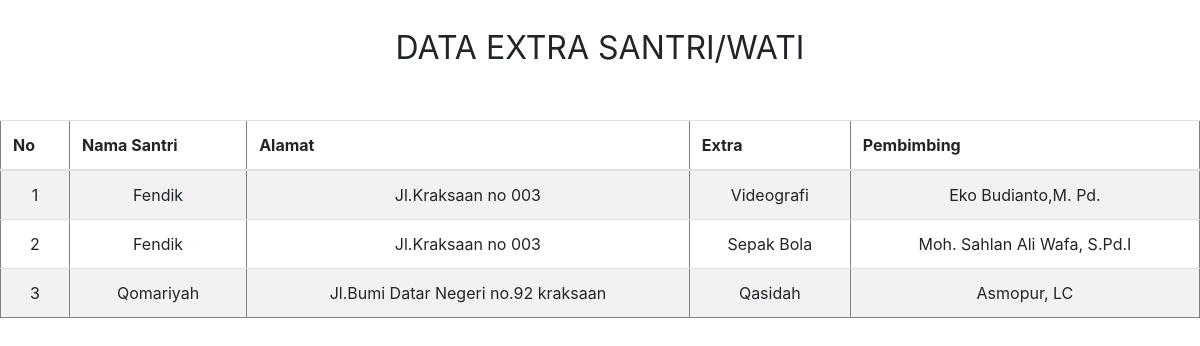
Page /index.php/admin/laporan/l_extraS on the earlier database version.
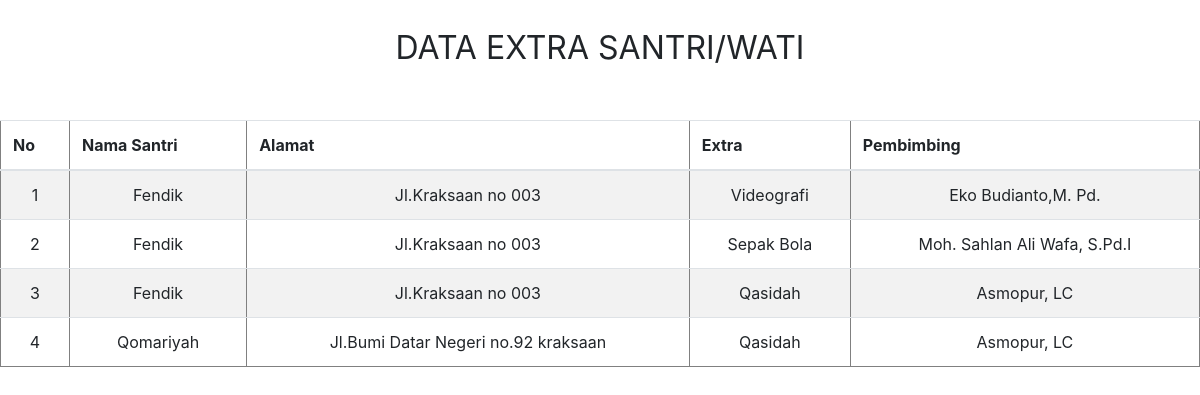
Same page on the later database version.
### tables this page shows
CREATE TABLE `detaile` (
  `id_detaile` int(11) NOT NULL,
  `nis` varchar(125) NOT NULL,
  `code_extra` varchar(125) NOT NULL
);

CREATE TABLE `tb_dsantri` (
  `nis` varchar(50) NOT NULL,
  `nama` varchar(255) NOT NULL,
  `alamat` varchar(455) NOT NULL,
  `jk` varchar(25) NOT NULL,
  `tempat_lahir` varchar(25) NOT NULL,
  `tgl_lahir` date NOT NULL,
  `code_kamar` varchar(225) NOT NULL,
  `kelas` varchar(45) NOT NULL,
  `keterangan` varchar(255) NOT NULL,
  `foto` varchar(255) NOT NULL,
  `status` varchar(125) NOT NULL,
  `tempat_abituren` varchar(125) NOT NULL
);

CREATE TABLE `tb_extra` (
  `code_extra` varchar(126) NOT NULL,
  `nama_extra` varchar(255) NOT NULL,
  `nama_pembimbing` varchar(255) NOT NULL
);

### application/controllers/admin/laporan.php (called while the page is built, shortened)
<?php
class Laporan extends CI_Controller
{
	public function __construct()
	{
		$this->load->model('m_guru');
		$this->load->model('m_kamar');
		$this->load->model('m_extra');
		$this->load->model('m_konsulat');
		$this->load->model('m_pelanggaran');
		$this->load->model('m_dsantri');
		$this->load->model('M_tahfidz');
		$this->load->model('m_kelas');
	}
	function l_extraS()
	{
		$data['ext'] = $this->m_extra->te();
		$this->load->view("admin/report/l_santriExt", $data);
	}
}

### index.php (called while the page is built, shortened)
<?php
require_once BASEPATH.'core/CodeIgniter.php';

### application/models/m_extra.php (called while the page is built, shortened)
<?php
class M_extra extends CI_Model
{
    function te(){
        $this->db->select('*');
        $this->db->from('detaile');
        $this->db->join('tb_dsantri','tb_dsantri.nis=detaile.nis','left');
        $this->db->join('tb_extra','tb_extra.code_extra=detaile.code_extra','left');
        $this->db->order_by("nama", "asc");
        $query = $this->db->get();
        return $query->result();
    }
}

### application/views/admin/report/l_santriExt.php (the view, shortened to what this page needs)
<!DOCTYPE html>
<html lang="en">
<head>
    <link rel="stylesheet" href="<?= base_url('assets'); ?>/template/css/bootstrap.min.css">
</head>
<body onload="window.print()">
<br>
<center style="font-size:24pt;">DATA EXTRA SANTRI/WATI</center><br><br>
<table border="1" align="center" class="table table-striped">
<thead>
    <tr>
        <th>No</th>
        <th>Nama Santri</th>
        <th>Alamat</th>
        <th>Extra</th>
        <th>Pembimbing</th>
    </tr>
</thead>
    <?php $n = 1; foreach($ext as $key){ ?>
    <tr style="text-align:center">
        <td><?= $n++; ?></td>
        <td><?= $key->nama ?></td>
        <td><?= $key->alamat ?></td>
        <td><?= $key->nama_extra ?></td>
        <td><?= $key->nama_pembimbing ?></td>
    </tr>
    <?php } ?>
</table>
</body>
</html>

Differences in the rows shown:
added detaile: tb_dsantri.nama "Fendik", tb_dsantri.alamat "Jl.Kraksaan no 003", tb_extra.nama_extra "Qasidah", tb_extra.nama_pembimbing "Asmopur, LC"
